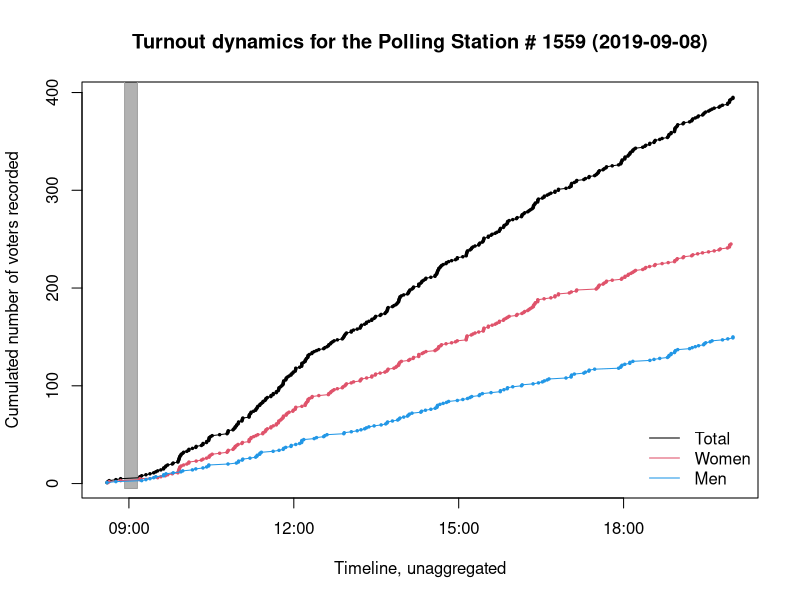
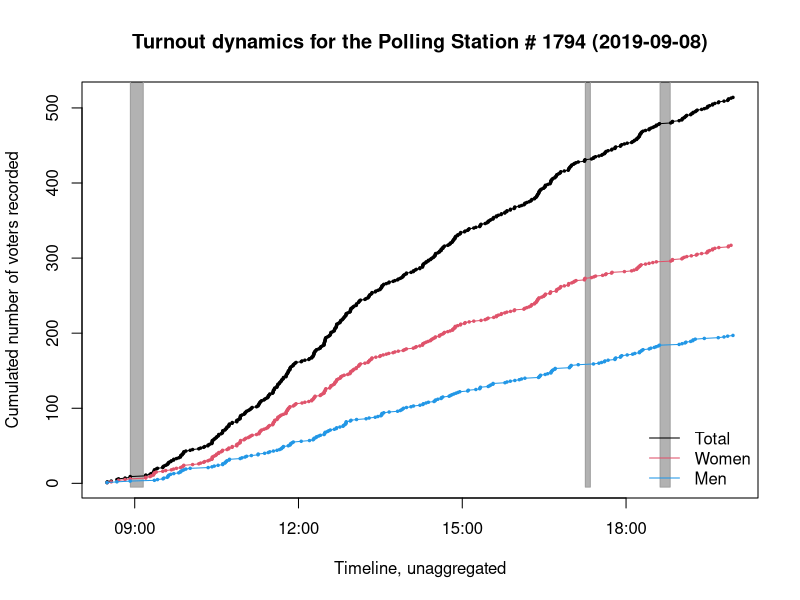
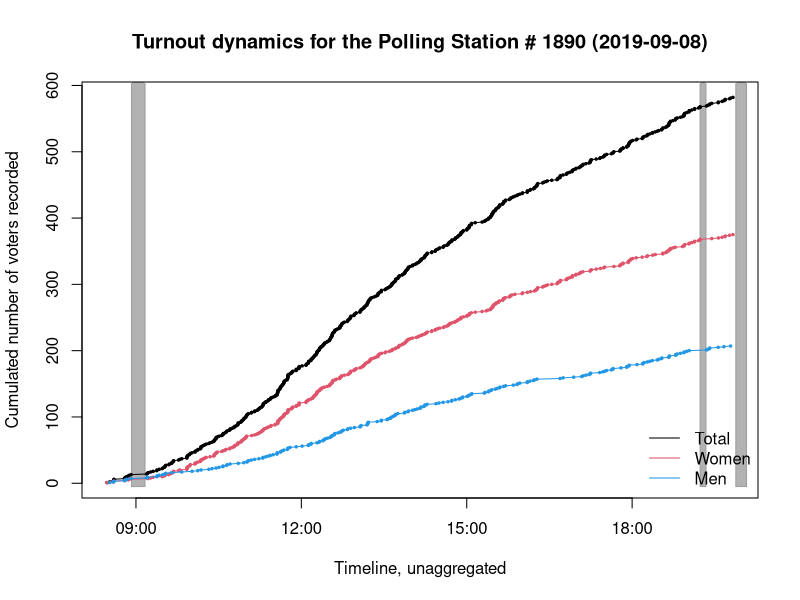
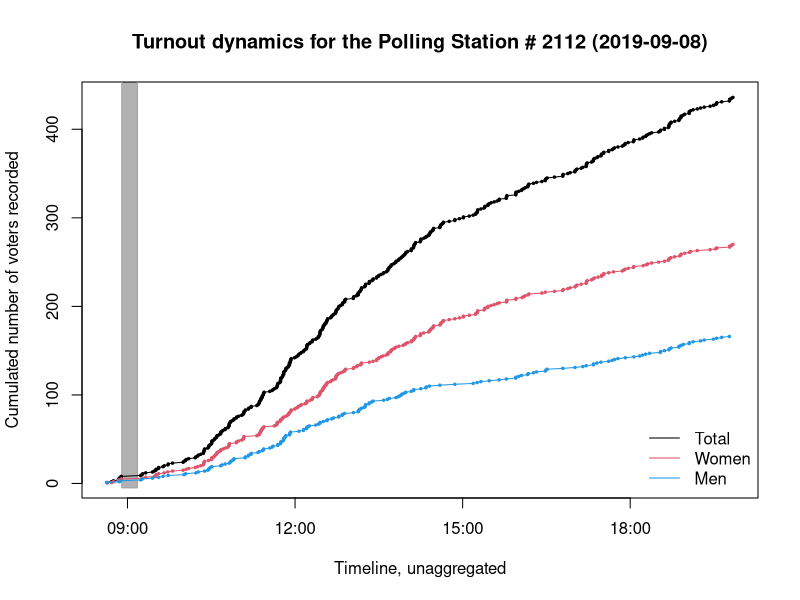
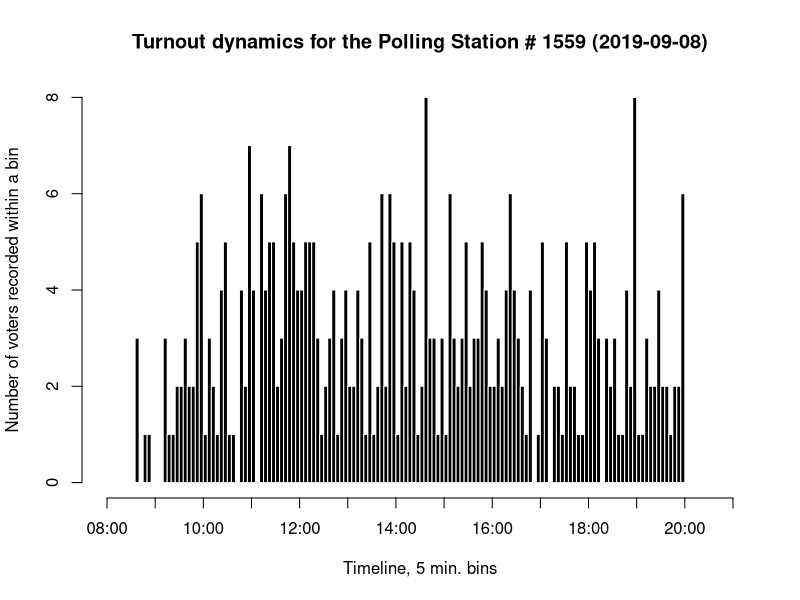
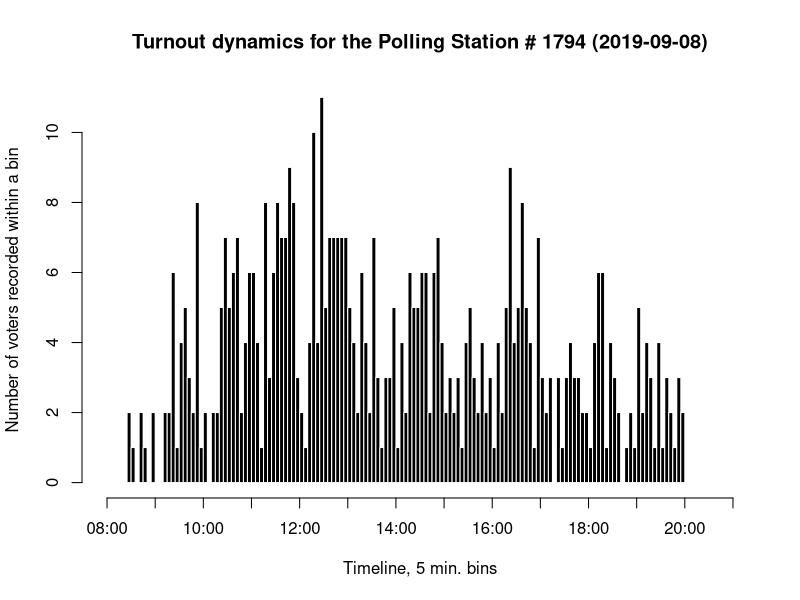
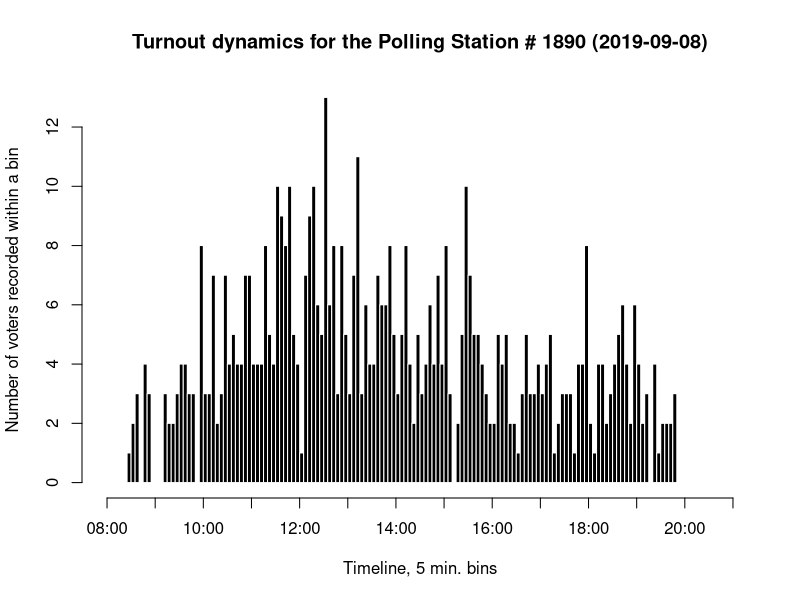
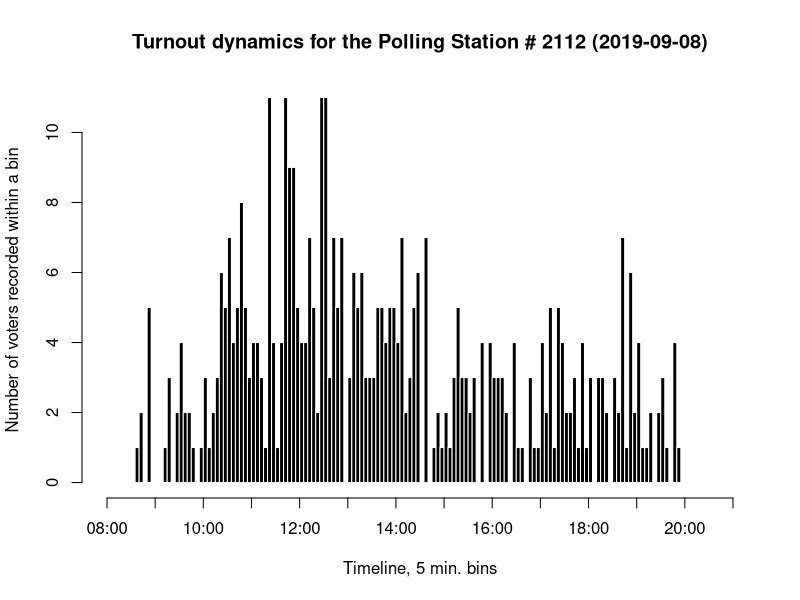

Recreate these plots in R, in order. (Note: this script raises an error after producing the figures.)
# Reading data;
ps <- read.table("../data/ps.log.txt", h=TRUE, sep="\t")

breaks.05 <- read.table("../misc/breaks.0800_2100.05.txt", h=TRUE, sep="\t")
breaks.10 <- read.table("../misc/breaks.0800_2100.10.txt", h=TRUE, sep="\t")
breaks.15 <- read.table("../misc/breaks.0800_2100.15.txt", h=TRUE, sep="\t")
breaks.20 <- read.table("../misc/breaks.0800_2100.20.txt", h=TRUE, sep="\t")
breaks.30 <- read.table("../misc/breaks.0800_2100.30.txt", h=TRUE, sep="\t")
breaks.60 <- read.table("../misc/breaks.0800_2100.60.txt", h=TRUE, sep="\t")

################################################################
################################################################
# Basic data transformations
################################################################
################################################################

# Trimming timestamps
ps$timecode <- strptime(ps$TIMECODE, "%Y-%m-%d %H:%M:%S")
breaks.05$timecode <- strptime(breaks.05$BREAKS, "%Y-%m-%d %H:%M:%S")
breaks.10$timecode <- strptime(breaks.10$BREAKS, "%Y-%m-%d %H:%M:%S")
breaks.15$timecode <- strptime(breaks.15$BREAKS, "%Y-%m-%d %H:%M:%S")
breaks.20$timecode <- strptime(breaks.20$BREAKS, "%Y-%m-%d %H:%M:%S")
breaks.30$timecode <- strptime(breaks.30$BREAKS, "%Y-%m-%d %H:%M:%S")
breaks.60$timecode <- strptime(breaks.60$BREAKS, "%Y-%m-%d %H:%M:%S")

# Building a list of polling stations with subsets for event classes;
ps.ls <- NULL
ps.ls <- as.list(ps.ls)

ps.UIDs <- unique(ps$PS.UID)
ps.UIDs <- ps.UIDs[order(ps.UIDs)]

for(i in 1:length(ps.UIDs)){
	ps.ls[[i]] <- list(
	subset(ps, ps$PS.UID == ps.UIDs[i]),
	subset(ps, ps$PS.UID == ps.UIDs[i] & ps$ACTION.TYPE=="ballot cast"),
	subset(ps, ps$PS.UID == ps.UIDs[i] & ps$ACTION.TYPE=="lacune begins"),
	subset(ps, ps$PS.UID == ps.UIDs[i] & ps$ACTION.TYPE=="lacune ends"),
	subset(ps, ps$PS.UID == ps.UIDs[i] & ps$ACTION.TYPE=="ballot cast" & ps$GENDER=="f"),
	subset(ps, ps$PS.UID == ps.UIDs[i] & ps$ACTION.TYPE=="ballot cast" & ps$GENDER=="m")
	)
	names(ps.ls[[i]]) <- c("ps.raw", "ps.b", "ps.lb", "ps.le", "ps.bf", "ps.bm")
}

# Control plot # 1
for(i in 1:length(ps.UIDs)){
	png(file=paste("../plots/cumul.dyn/", ps.ls[[i]]$ps.raw$PS.UID[1], ".cumul.dyn.png", sep=""), height=500, width=500)
	plot(
	ps.ls[[i]]$ps.b$timecode, 
	1:length(ps.ls[[i]]$ps.b$timecode), 
	type="n", pch=20, 
	main=paste("Turnout dynamics for the Polling Station # ",ps.ls[[i]]$ps.raw$PS.UID[1]," (",round.POSIXt(ps.ls[[i]]$ps.raw$timecode[1], unit="days"),")",sep=""),
	xlab="Timeline, unaggregated", 
	ylab="Cumulated number of voters recorded")
	rect(xleft=ps.ls[[i]]$ps.lb$timecode, xright=ps.ls[[i]]$ps.le$timecode, ybottom=-5, ytop=1000, col=rgb(0,0,0,.3), border=8)
	points(ps.ls[[i]]$ps.b$timecode, 1:length(ps.ls[[i]]$ps.b$timecode), type="o", pch=20, cex=.5)
	points(ps.ls[[i]]$ps.bf$timecode, 1:length(ps.ls[[i]]$ps.bf$timecode), type="o", pch=20, col=2, cex=.5)
	points(ps.ls[[i]]$ps.bm$timecode, 1:length(ps.ls[[i]]$ps.bm$timecode), type="o", pch=20, col=4, cex=.5)
	legend("bottomright", col=c(1,2,4), lty=1, legend=c("Total","Women","Men"), bty="n")
	dev.off()
}

# Control plot # 2
for(i in 1:length(ps.UIDs)){
	png(file=paste("../plots/hist.dyn/05/", ps.ls[[i]]$ps.raw$PS.UID[1], ".hist.dyn.05.png", sep=""), height=500, width=500)
	hist(ps.ls[[i]]$ps.b$timecode, breaks=breaks.05$timecode, freq=TRUE, 
	col=1, border="white", axes=FALSE,
	main=paste("Turnout dynamics for the Polling Station # ",ps.ls[[i]]$ps.raw$PS.UID[1]," (",round.POSIXt(ps.ls[[i]]$ps.raw$timecode[1], unit="days"),")",sep=""),
	xlab="Timeline, 5 min. bins",
	ylab="Number of voters recorded within a bin")
	axis(2)
	axis.POSIXct(1, at=breaks.60$timecode)
	dev.off()
}

for(i in 1:length(ps.UIDs)){
	png(file=paste("../plots/hist.dyn/10/", ps.ls[[i]]$ps.raw$PS.UID[1], ".hist.dyn.10.png", sep=""), height=500, width=500)
	hist(ps.ls[[i]]$ps.b$timecode, breaks=breaks.10$timecode, freq=TRUE, 
	col=1, border="white", axes=FALSE,
	main=paste("Turnout dynamics for the Polling Station # ",ps.ls[[i]]$ps.raw$PS.UID[1]," (",round.POSIXt(ps.ls[[i]]$ps.raw$timecode[1], unit="days"),")",sep=""),
	xlab="Timeline, 10 min. bins",
	ylab="Number of voters recorded within a bin")
	axis(2)
	axis.POSIXct(1, at=breaks.60$timecode)
	dev.off()
}

for(i in 1:length(ps.UIDs)){
	png(file=paste("../plots/hist.dyn/15/", ps.ls[[i]]$ps.raw$PS.UID[1], ".hist.dyn.15.png", sep=""), height=500, width=500)
	hist(ps.ls[[i]]$ps.b$timecode, breaks=breaks.15$timecode, freq=TRUE, 
	col=1, border="white", axes=FALSE,
	main=paste("Turnout dynamics for the Polling Station # ",ps.ls[[i]]$ps.raw$PS.UID[1]," (",round.POSIXt(ps.ls[[i]]$ps.raw$timecode[1], unit="days"),")",sep=""),
	xlab="Timeline, 15 min. bins",
	ylab="Number of voters recorded within a bin")
	axis(2)
	axis.POSIXct(1, at=breaks.60$timecode)
	dev.off()
}

for(i in 1:length(ps.UIDs)){
	png(file=paste("../plots/hist.dyn/20/", ps.ls[[i]]$ps.raw$PS.UID[1], ".hist.dyn.20.png", sep=""), height=500, width=500)
	hist(ps.ls[[i]]$ps.b$timecode, breaks=breaks.20$timecode, freq=TRUE, 
	col=1, border="white", axes=FALSE,
	main=paste("Turnout dynamics for the Polling Station # ",ps.ls[[i]]$ps.raw$PS.UID[1]," (",round.POSIXt(ps.ls[[i]]$ps.raw$timecode[1], unit="days"),")",sep=""),
	xlab="Timeline, 20 min. bins",
	ylab="Number of voters recorded within a bin")
	axis(2)
	axis.POSIXct(1, at=breaks.60$timecode)
	dev.off()
}

for(i in 1:length(ps.UIDs)){
	png(file=paste("../plots/hist.dyn/30/", ps.ls[[i]]$ps.raw$PS.UID[1], ".hist.dyn.30.png", sep=""), height=500, width=500)
	hist(ps.ls[[i]]$ps.b$timecode, breaks=breaks.30$timecode, freq=TRUE, 
	col=1, border="white", axes=FALSE,
	main=paste("Turnout dynamics for the Polling Station # ",ps.ls[[i]]$ps.raw$PS.UID[1]," (",round.POSIXt(ps.ls[[i]]$ps.raw$timecode[1], unit="days"),")",sep=""),
	xlab="Timeline, 30 min. bins",
	ylab="Number of voters recorded within a bin")
	axis(2)
	axis.POSIXct(1, at=breaks.60$timecode)
	dev.off()
}

ps.timecode.hist.60.ls <- NULL
ps.timecode.hist.60.ls <- as.list(ps.timecode.hist.60.ls)

for(i in 1:length(ps.UIDs)){
	png(file=paste("../plots/hist.dyn/60/", ps.ls[[i]]$ps.raw$PS.UID[1], ".hist.dyn.60.png", sep=""), height=500, width=500)
	ps.timecode.hist.60.ls[[i]] <- hist(ps.ls[[i]]$ps.b$timecode, breaks=breaks.60$timecode, freq=TRUE, 
	col=1, border="white", axes=FALSE,
	main=paste("Turnout dynamics for the Polling Station # ",ps.ls[[i]]$ps.raw$PS.UID[1]," (",round.POSIXt(ps.ls[[i]]$ps.raw$timecode[1], unit="days"),")",sep=""),
	xlab="Timeline, 60 min. bins",
	ylab="Number of voters recorded within a bin")
	axis(2)
	axis.POSIXct(1, at=breaks.60$timecode)
	dev.off()
}

for(i in 1:length(ps.UIDs)){
timecode.hist.60.contingency <- rbind.data.frame(ps.timecode.hist.60.ls[[i]]$counts)
}

rownames(timecode.hist.60.contingency) <- ps.UIDs
colnames(timecode.hist.60.contingency) <- c("HR.08.09","HR.09.10","HR.10.11","HR.11.12","HR.12.13","HR.13.14","HR.14.15","HR.15.16","HR.16.17","HR.17.18","HR.18.19","HR.19.20","HR.20.21")
